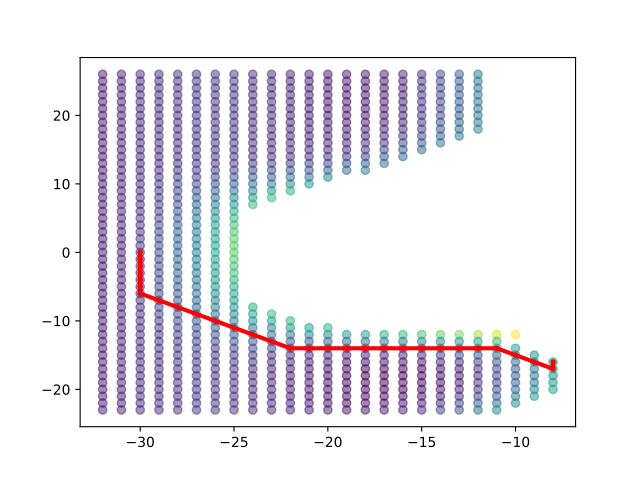

Source code (Python):
# Repeat the process with a new graph based on different parameters and same locations
# We change the graph parameters to limit a 'step'.
#
up_step, down_step = 0.1, 0.1
up_slope, down_slope = 10, 10
graph = GenerateGraph(bvh, start_point, spacing, max_nodes,
                        up_step,up_slope,down_step,down_slope,
                        max_step_connections, cores=-1)
#
# We now get the nodes of the new graph, and can see the number of nodes are the same.
#
nodes = graph.getNodes()
print(f"Graph Generated with {len(nodes.array)} nodes")
# Expected:
## Graph Generated with 790 nodes
#
# If we now get the closest node, it is now a different index. The key here is that the limitations
# of the graph generator step size have caused certain edges to not be valid, which changed the order
# in which nodes were created.
#
closest_nodes = graph.get_closest_nodes(p_desired,z=False)
print("Closest Node: ", closest_nodes)
# Expected:
## Closest Node:  [  0 779]
start_id, end_id = closest_nodes[0], closest_nodes[1]
path = DijkstraShortestPath(graph, start_id, end_id)
#
# If we sum the costs of the path, we see it has now increased. Important to note, we did not
# change the cost type when querying the shortest path. Instead, it is the lack of edge
# connections due to the graph generator settings. While the total number of nodes are the same,
# there a missing edges, which forces the shortest path by distance to travel around the
# thresholds defined when creating the graph.
#
path_sum = np.sum(path['cost_to_next'])
print('Total path cost: ', path_sum)
# Expected:
## Total path cost:  33.58837
#
# Now extract the location data for the nodes and path to be plotted.
#
path_xyz = np.take(nodes[['x','y','z']], path['id'])
x_nodes, y_nodes, z_nodes = nodes['x'], nodes['y'], nodes['z']
x_path, y_path, z_path = path_xyz['x'], path_xyz['y'], path_xyz['z']
plt.scatter(x_nodes, y_nodes, c=z_nodes, alpha=0.5) # doctest: +SKIP
plt.plot(x_path,y_path, c="red", marker='.',linewidth=3) # doctest: +SKIP
plt.show() # doctest: +SKIP
#
# Seen in the image, the path avoids the center mound as it was too steep for the graph
